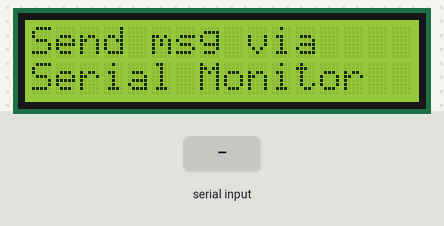
The sketch below on a simulated Arduino Uno, built with avr-gcc and run on an emulated ATmega328P. On the bench: 16×2 character LCD. Inputs (shaded band) come from the test bench.

Above: at 1.2 s.
1.3 s: "1\n" received over Serial
At 1.8 s:
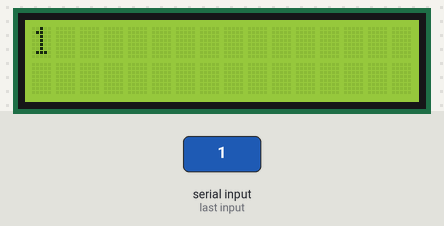
2.8 s: "0\n" received over Serial
At 4.1 s:
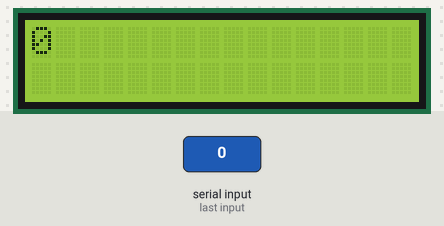
Timing chart, 0 to 5.8 s (numbered marks = the images above; inputs shaded):
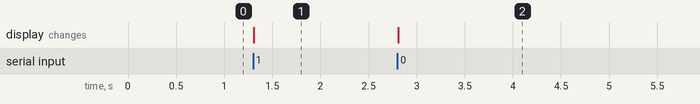

Measured:
- after the input at 1.3 s, the display: changes at once (image 1)
- after the input at 2.8 s, the display: changes at once (image 2)

The sketch:

LCD_SerialMessageBoard.ino
```cpp
#include <Wire.h>
#include <LiquidCrystal_I2C.h>

LiquidCrystal_I2C lcd(0x27, 16, 2); // change to 0x3F if 0x27 doesn't work

String inputBuffer = "";

void setup() {
  Serial.begin(9600);
  lcd.init();
  lcd.backlight();

  lcd.setCursor(0, 0);
  lcd.print("Send msg via");
  lcd.setCursor(0, 1);
  lcd.print("Serial Monitor");
}

void loop() {
  while (Serial.available() > 0) {
    char c = Serial.read();

    if (c == '\n' || c == '\r') {
      if (inputBuffer.length() > 0) {
        showMessage(inputBuffer);
        inputBuffer = "";
      }
    } else {
      inputBuffer += c;
    }
  }
}

void showMessage(String msg) {
  lcd.clear();

  if (msg.length() <= 16) {
    // fits on one line
    lcd.setCursor(0, 0);
    lcd.print(msg);
  } else {
    // split across two lines (16 chars each)
    lcd.setCursor(0, 0);
    lcd.print(msg.substring(0, 16));
    lcd.setCursor(0, 1);
    lcd.print(msg.substring(16, 32)); // truncates beyond 32 chars total
  }
}
```
